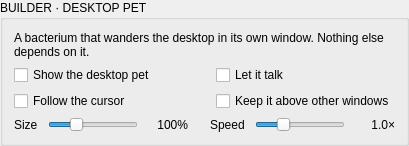
        <widget class="QGroupBox" name="petGroup">
         <property name="title">
          <string>BUILDER · DESKTOP PET</string>
         </property>
         <layout class="QVBoxLayout" name="petLayout">
          <property name="spacing">
           <number>6</number>
          </property>
          <item>
           <widget class="QLabel" name="petCaption">
            <property name="text">
             <string>A bacterium that wanders the desktop in its own window. Nothing else depends on it.</string>
            </property>
            <property name="wordWrap">
             <bool>true</bool>
            </property>
            <property name="role" stdset="0">
             <string notr="true">faint</string>
            </property>
           </widget>
          </item>
          <item>
           <layout class="QGridLayout" name="petGrid">
            <property name="horizontalSpacing">
             <number>24</number>
            </property>
            <property name="verticalSpacing">
             <number>6</number>
            </property>
            <item row="0" column="0">
             <widget class="QCheckBox" name="petEnabledBox">
              <property name="text">
               <string>Show the desktop pet</string>
              </property>
             </widget>
            </item>
            <item row="0" column="1">
             <widget class="QCheckBox" name="petChatterBox">
              <property name="text">
               <string>Let it talk</string>
              </property>
             </widget>
            </item>
            <item row="1" column="0">
             <widget class="QCheckBox" name="petFollowBox">
              <property name="text">
               <string>Follow the cursor</string>
              </property>
             </widget>
            </item>
            <item row="1" column="1">
             <widget class="QCheckBox" name="petOnTopBox">
              <property name="text">
               <string>Keep it above other windows</string>
              </property>
             </widget>
            </item>
           </layout>
          </item>
          <item>
           <layout class="QHBoxLayout" name="petSliderRow">
            <property name="spacing">
             <number>10</number>
            </property>
            <item>
             <widget class="QLabel" name="petScaleLabel">
              <property name="text">
               <string>Size</string>
              </property>
              <property name="role" stdset="0">
               <string notr="true">fieldLabel</string>
              </property>
             </widget>
            </item>
            <item>
             <widget class="QSlider" name="petScaleSlider">
              <property name="minimumSize">
               <size>
                <width>90</width>
                <height>0</height>
               </size>
              </property>
              <property name="minimum">
               <number>60</number>
              </property>
              <property name="maximum">
               <number>200</number>
              </property>
              <property name="value">
               <number>100</number>
              </property>
              <property name="orientation">
               <enum>Qt::Orientation::Horizontal</enum>
              </property>
             </widget>
            </item>
            <item>
             <widget class="QLabel" name="petScaleValue">
              <property name="minimumSize">
               <size>
                <width>40</width>
                <height>0</height>
               </size>
              </property>
              <property name="text">
               <string>100%</string>
              </property>
              <property name="alignment">
               <set>Qt::AlignmentFlag::AlignRight|Qt::AlignmentFlag::AlignTrailing|Qt::AlignmentFlag::AlignVCenter</set>
              </property>
              <property name="role" stdset="0">
               <string notr="true">faint</string>
              </property>
             </widget>
            </item>
            <item>
             <spacer name="petSliderSpacer">
              <property name="orientation">
               <enum>Qt::Orientation::Horizontal</enum>
              </property>
              <property name="sizeType">
               <enum>QSizePolicy::Policy::Fixed</enum>
              </property>
              <property name="sizeHint" stdset="0">
               <size>
                <width>12</width>
                <height>10</height>
               </size>
              </property>
             </spacer>
            </item>
            <item>
             <widget class="QLabel" name="petSpeedLabel">
              <property name="text">
               <string>Speed</string>
              </property>
              <property name="role" stdset="0">
               <string notr="true">fieldLabel</string>
              </property>
             </widget>
            </item>
            <item>
             <widget class="QSlider" name="petSpeedSlider">
              <property name="minimumSize">
               <size>
                <width>90</width>
                <height>0</height>
               </size>
              </property>
              <property name="minimum">
               <number>20</number>
              </property>
              <property name="maximum">
               <number>300</number>
              </property>
              <property name="value">
               <number>100</number>
              </property>
              <property name="orientation">
               <enum>Qt::Orientation::Horizontal</enum>
              </property>
             </widget>
            </item>
            <item>
             <widget class="QLabel" name="petSpeedValue">
              <property name="minimumSize">
               <size>
                <width>40</width>
                <height>0</height>
               </size>
              </property>
              <property name="text">
               <string>1.0×</string>
              </property>
              <property name="alignment">
               <set>Qt::AlignmentFlag::AlignRight|Qt::AlignmentFlag::AlignTrailing|Qt::AlignmentFlag::AlignVCenter</set>
              </property>
              <property name="role" stdset="0">
               <string notr="true">faint</string>
              </property>
             </widget>
            </item>
           </layout>
          </item>
         </layout>
</widget>
